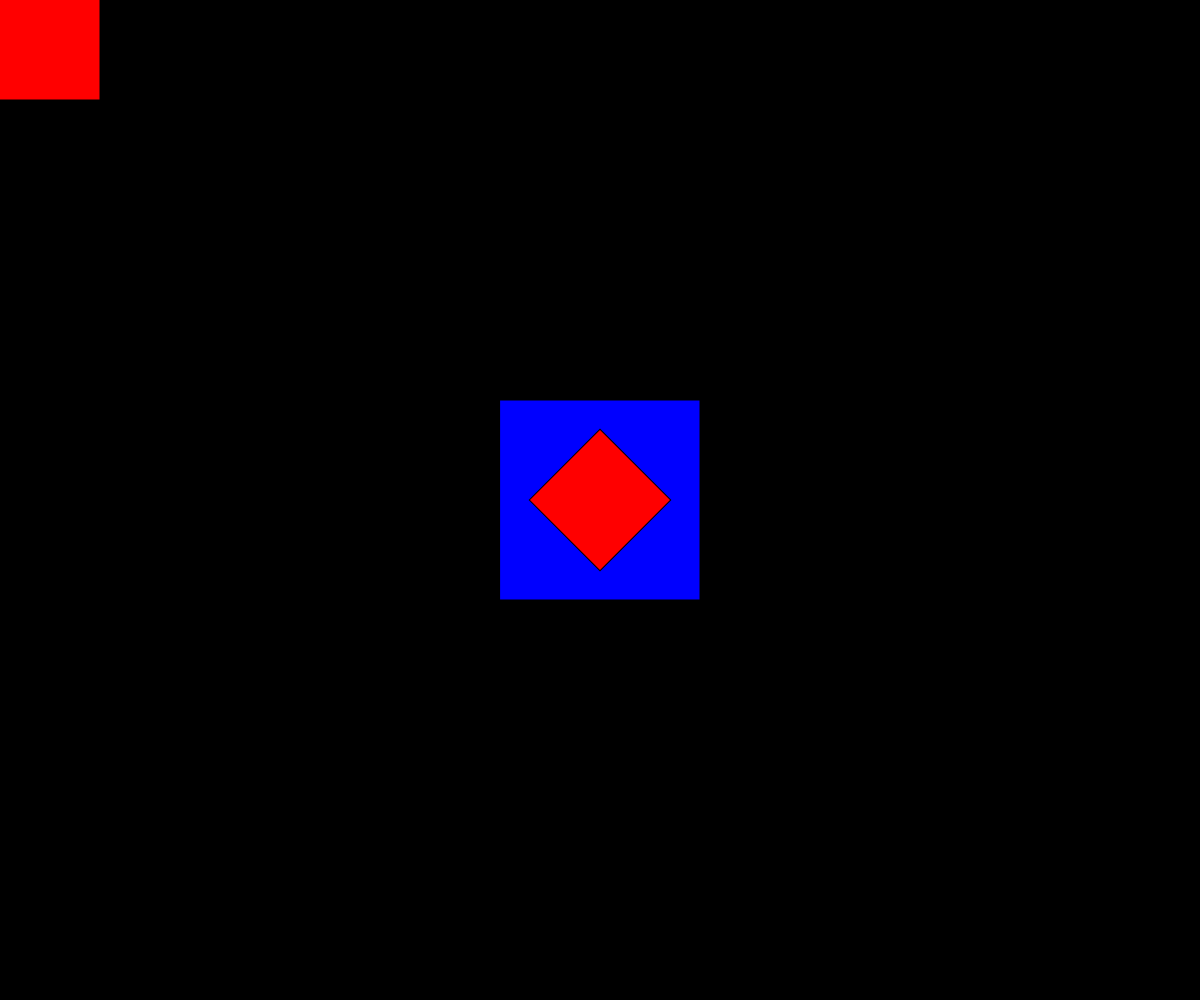
Frame 1 (no input)
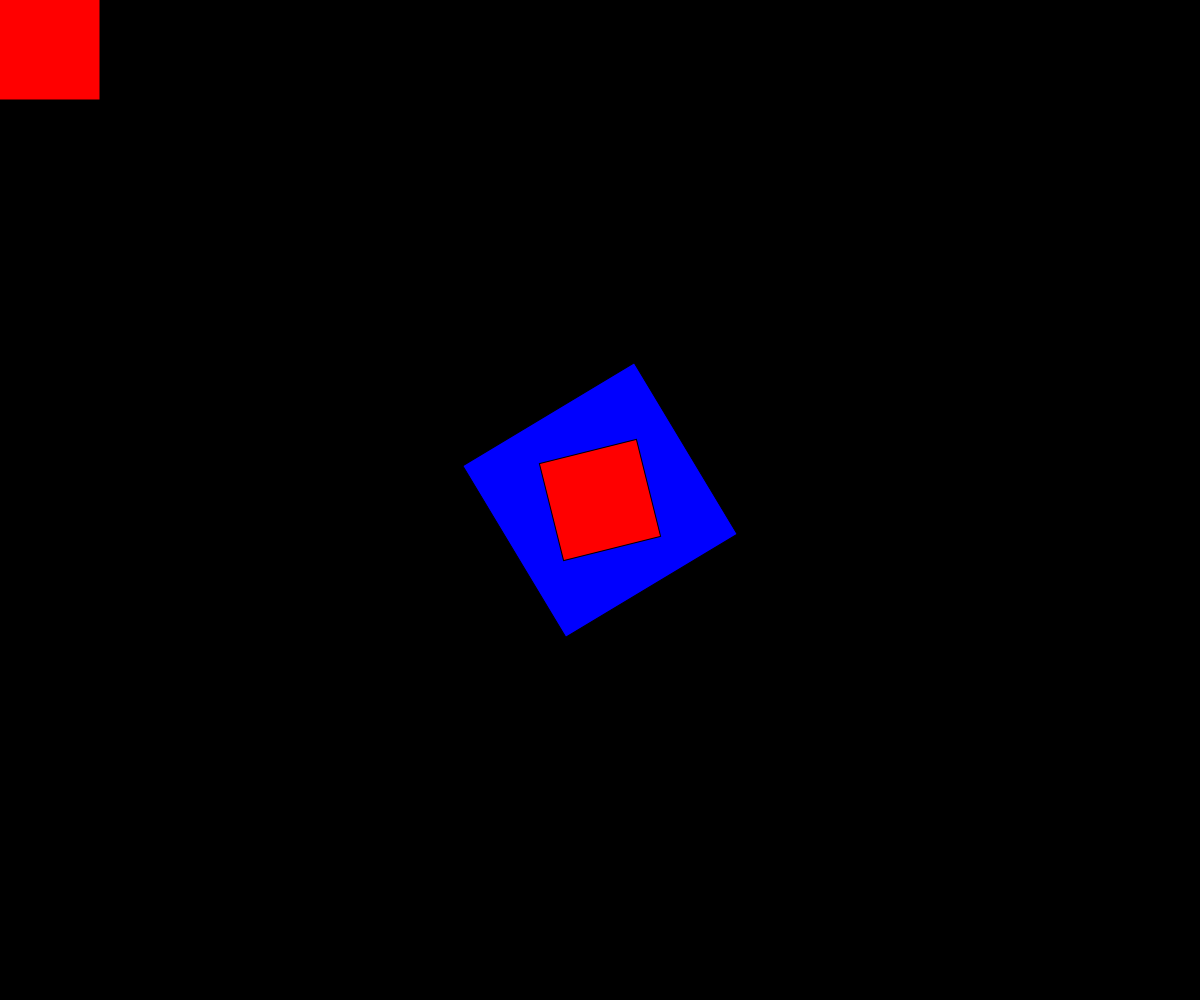
Frame 60 (no input)
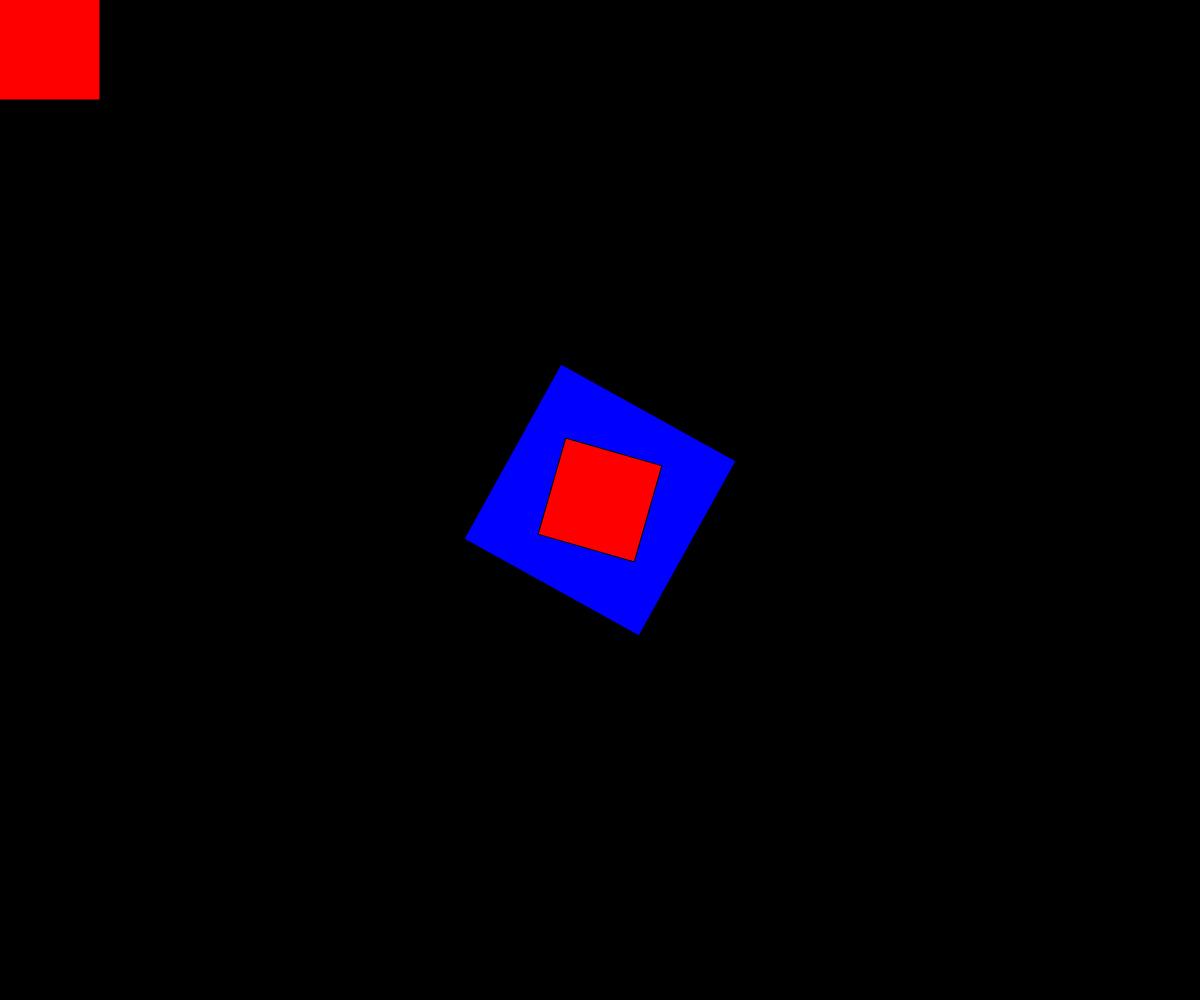
Frame 120 (the mouse pressed at the canvas centre since frame 60)

The p5.js sketch that drew these frames (run headless with seeded random() and noise() and a simulated clock; from frame 60 on, the mouse is pressed at the canvas centre):

// p5.js sketch
// ── sketch.js
let drehwinkel=0;

function setup() {
  createCanvas(windowWidth,windowHeight);
  angleMode(DEGREES); //umstellung in Grad 
  rectMode(CENTER) //quadrat im Zentrum 
}
function draw() {

  background (0);

  push(); //koordinatensystem verschoben 
  translate(width/2, height/2);
  //rotate (45) //winkl 
  rotate(drehwinkel);
  fill(0,0,255)
  
  rect (0, 0, 200 , 200);
  
  fill(255,0,0,);
  rotate(45);
  rotate(-2*drehwinkel);
  rect (0, 0, 100 , 100);

  pop();
  
  
  fill(255,0,0,);
  rect (0, 0, 200 , 200);



  drehwinkel = drehwinkel +1; //geschwindigkeit wie schnell es dreht 
}
